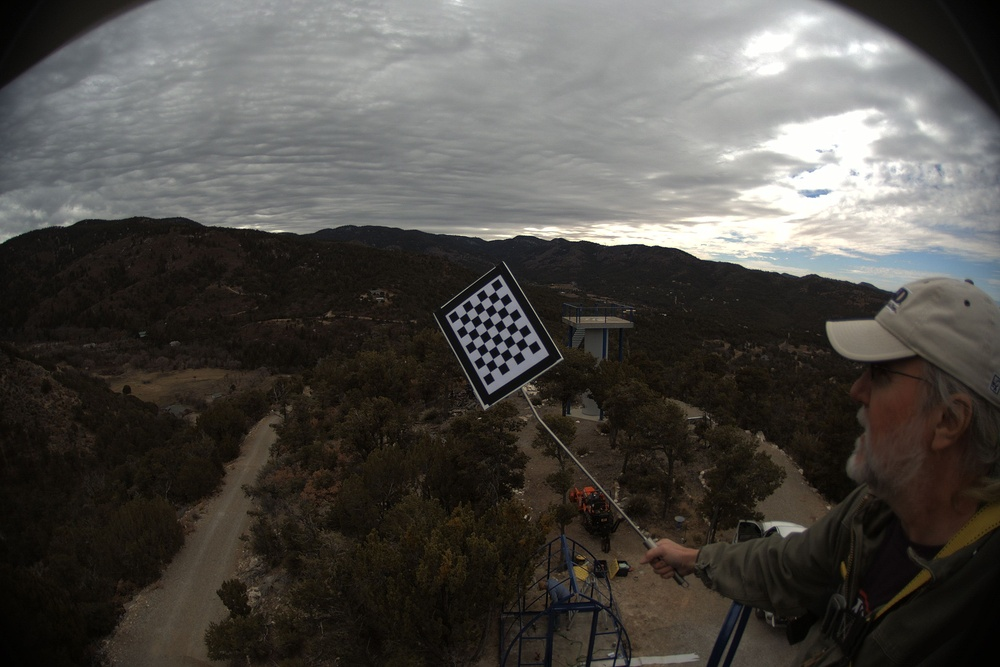
#> input picture calibration/raw_images/calib_right_01.jpg, 1000 x 667 px, shrunk from 3072 x 2048 before the run; its folder holds only this picture in this run
$ python stitch.py   (older library calls are emulated)
#> lines starting #> are read from the running program, lines starting #| are printed output that depends on the picture
import numpy as np
import cv2
import glob
import os
from datetime import datetime as dt
import matplotlib.pyplot as plt
from math import pi, sin, cos
from scipy.optimize import least_squares

CHECKERBOARD = (6, 8)

subpix_criteria = (cv2.TERM_CRITERIA_EPS+cv2.TERM_CRITERIA_MAX_ITER, 30, 0.1)
calibration_flags = cv2.fisheye.CALIB_RECOMPUTE_EXTRINSIC + \
    cv2.fisheye.CALIB_CHECK_COND+cv2.fisheye.CALIB_FIX_SKEW+cv2.CALIB_RATIONAL_MODEL
objp = np.zeros((1, CHECKERBOARD[0]*CHECKERBOARD[1], 3), np.float32)
objp[0, :, :2] = np.mgrid[0:CHECKERBOARD[0],
                          0:CHECKERBOARD[1]].T.reshape(-1, 2)
_img_shape = None

objpoints = []  # 3d point in real world space
imgpoints = []  # 2d points in image plane.

images = glob.glob('raw_images/*.jpg')
img = cv2.imread(images[-1])
#> img is the input picture: shape (667, 1000, 3); mean B, G, R 71.2, 75.4, 78
K = np.load('B036_intrintics.npy')
#> (reads calibration/B036_intrintics.npy from the repository)
D = np.load('B036_distortion.npy')
#> (reads calibration/B036_distortion.npy from the repository)


# [39 lines left out: function quaternion_rotation_matrix, not called in this run]


def rectify(image, K, balance=1.0, scale=1.0, dim2=None, dim3=None):
    assert K[2][2] == 1.0
    # dim1 is the dimension of input image to un-distort
    dim1 = image.shape[:2][::-1]
    if not dim2:
        dim2 = dim1
    if not dim3:
        dim3 = (int(dim1[0]*scale), int(dim1[1]*scale))

    # This is how scaled_K, dim2 and balance are used to determine the final K used to un-distort image.
    # OpenCV document failed to make this clear!
    # see: https://medium.com/@kennethjiang/calibrate-fisheye-lens-using-opencv-333b05afa0b0
    new_K = cv2.fisheye.estimateNewCameraMatrixForUndistortRectify(
        K, D, dim2, np.eye(3), balance=balance)

    # scale translation vectors accordingly
    new_K[0][2] *= scale
    new_K[1][2] *= scale

    map1, map2 = cv2.fisheye.initUndistortRectifyMap(
        K, D, np.eye(3), new_K, dim3, cv2.CV_16SC2)
    rectified_img = cv2.remap(
        image, map1, map2, interpolation=cv2.INTER_LINEAR, borderMode=cv2.BORDER_CONSTANT)
    return rectified_img


def getSIFTMatchesPair(img1, img2, mask):
    """
    detects matching points from a pair of images
    using SIFT feature detection and the Brute force descriptor matcher.
    inputs:
        img1: Grayscale image1
        img2: Grayscale image2
    Returns:
        corners1: numpy array that contains matching corners from image1 in
                    image coordinates(Nx2)
        corners2: ^likewise for image 2
        descriptors1: feature descriptors (image1) for each matched feature in corners1
        descriptors2: ^ likewise for image 2, corners 2
    """
    # init sift object
    sift = cv2.SIFT_create()
    corners1, corners2, descriptors1, descriptors2 = [], [], [], []

    # find image keypoints and descriptors with SIFT
    kp1, des1 = sift.detectAndCompute(img1, mask)  # 'left' image
    kp2, des2 = sift.detectAndCompute(img2, mask)  # 'right' image

    # use BFMatcher with default params
    bf = cv2.BFMatcher()
    matches = bf.knnMatch(des1, des2, k=2)

    for m, n in matches:
        if m.distance < 0.75 * n.distance:  # filter poor matches
            im1_idx = m.queryIdx
            im2_idx = m.trainIdx
            x1, y1 = kp1[im1_idx].pt
            x2, y2 = kp2[im2_idx].pt
            corners1.append((x1, y1))
            corners2.append((x2, y2))
            descriptors1.append(des1[im1_idx])
            descriptors2.append(des2[im2_idx])

    corners1 = np.array(corners1, dtype=np.float32)
    corners2 = np.array(corners2, dtype=np.float32)
    descriptors1 = np.array(descriptors1, dtype=np.float32)
    descriptors2 = np.array(descriptors2, dtype=np.float32)

    return corners1, corners2, descriptors1, descriptors2


# [24 lines left out: functions plotFeatures, plotFeatureCorr, not called in this run]


def compute_pose(quats, H, src_center, dst_center, str):
    # Return a 3 x 4 array, with its last column translation vector.
    rotation = np.exp(np.array([[0., -quats[2], quats[1]], [quats[2],
                                                            0., -quats[0]], [-quats[1], quats[0], 0.]], dtype='float32'))
    print(str + " rotation: ")
    print(rotation)
    # v - dst u -src 1x3
    # v = KRK-1u + trans_vec
    ptu = np.array([[src_center[0]], [src_center[1]], [1.]], dtype='float32')
    ptv = np.array([[dst_center[0]], [dst_center[1]], [1.]], dtype='float32')
    invK = np.linalg.inv(K)
    translation = invK @ ptv - rotation @ invK @ ptu
    print(str + " translation: ")
    print(translation)
    return np.concatenate([rotation, translation], 1)


# [23 lines left out: function compute_residual, not called in this run]


SCALE = 1.1  # how "far away" to render rectified image

# load images
img_north = cv2.imread(
    '2_9_2022_test_images/North_2022-02-09_160021_image.jpg')
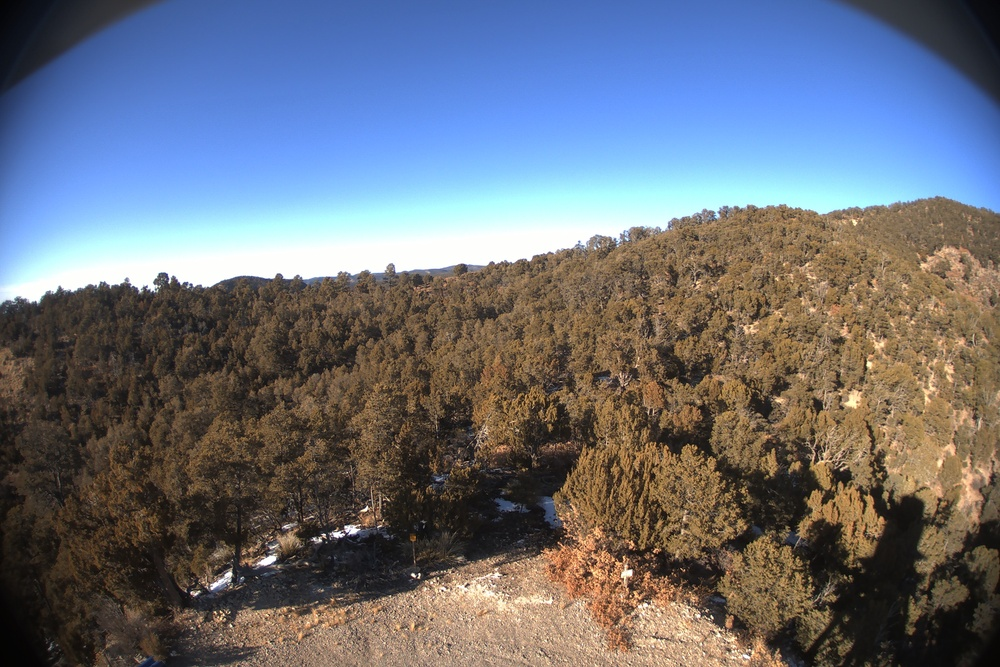
#> input picture calibration/2_9_2022_test_images/North_2022-02-09_160021_image.jpg, 1000 x 667 px, shrunk from 3072 x 2048 before the run
#> img_north is the input picture: shape (667, 1000, 3); mean B, G, R 121.3, 110.8, 106.2
img_south = cv2.imread(
    '2_9_2022_test_images/South_2022-02-09_160030_image.jpg')
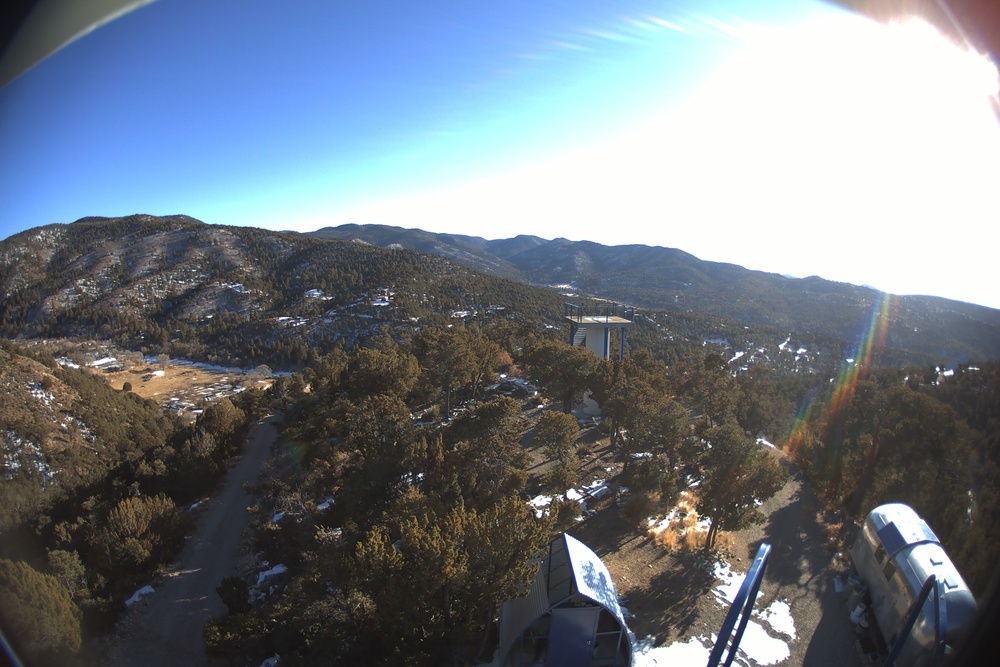
#> input picture calibration/2_9_2022_test_images/South_2022-02-09_160030_image.jpg, 1000 x 667 px, shrunk from 3072 x 2048 before the run
#> img_south is the input picture: shape (667, 1000, 3); mean B, G, R 132.7, 123.7, 115.1
img_east = cv2.imread('2_9_2022_test_images/East_2022-02-09_160225.jpg')
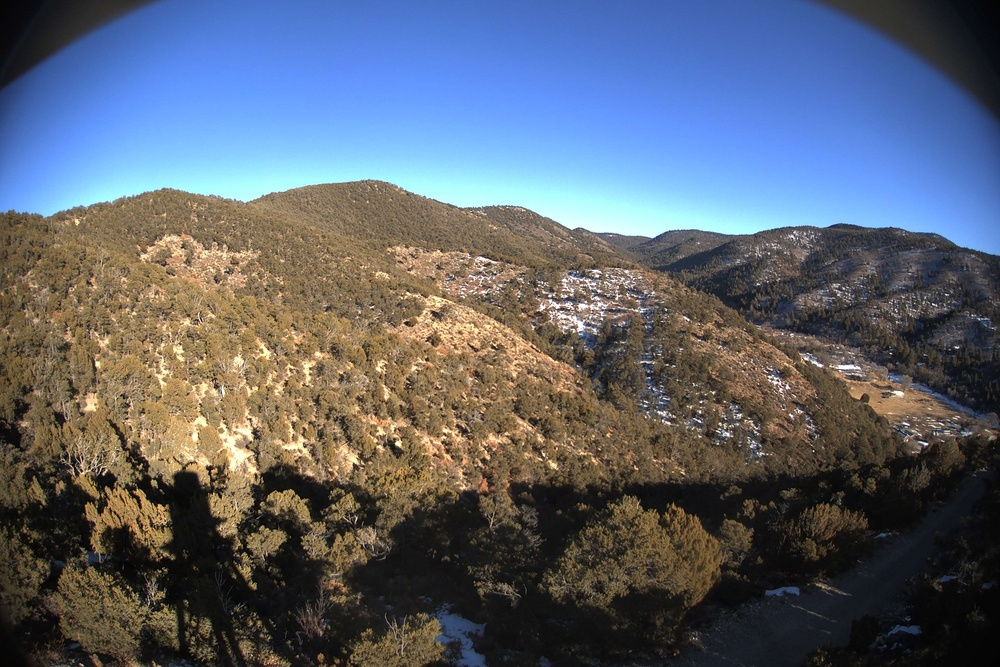
#> input picture calibration/2_9_2022_test_images/East_2022-02-09_160225.jpg, 1000 x 667 px, shrunk from 3072 x 2048 before the run
#> img_east is the input picture: shape (667, 1000, 3); mean B, G, R 110, 98.6, 92.3
img_west = cv2.imread('2_9_2022_test_images/West_2022-02-09_160239.jpg')
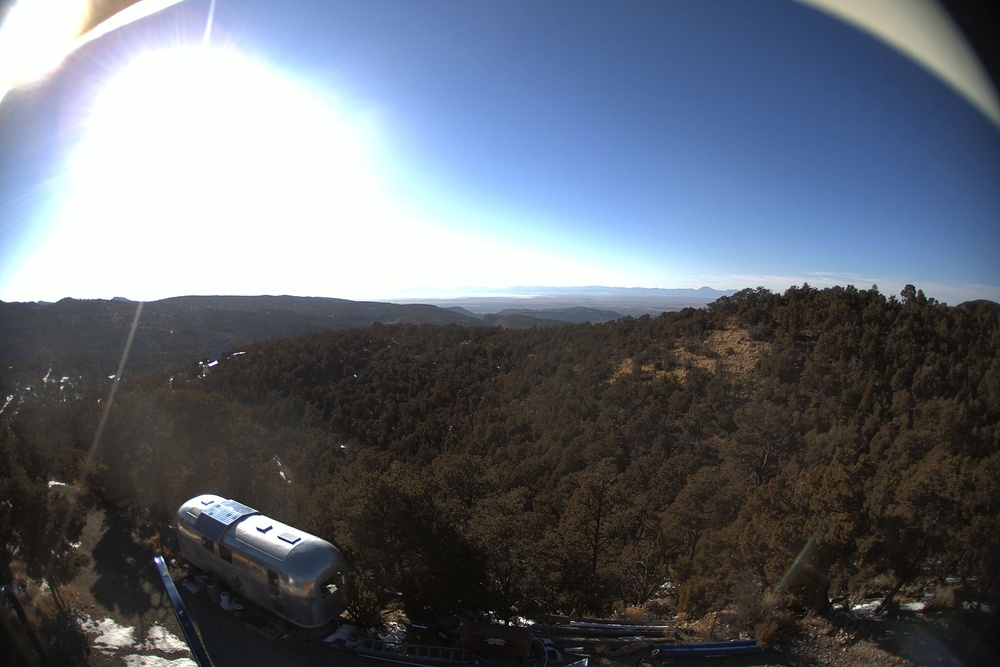
#> input picture calibration/2_9_2022_test_images/West_2022-02-09_160239.jpg, 1000 x 667 px, shrunk from 3072 x 2048 before the run
#> img_west is the input picture: shape (667, 1000, 3); mean B, G, R 115.2, 105.2, 98.7
mask = np.ones([img_west.shape[0], img_west.shape[1], 1], dtype='uint8')

# rectify and convert to grayscale
img_north = cv2.cvtColor(
    rectify(img_north, K, scale=SCALE), cv2.COLOR_BGR2GRAY)
#> img_north: shape (733, 1100)
img_south = cv2.cvtColor(
    rectify(img_south, K, scale=SCALE), cv2.COLOR_BGR2GRAY)
#> img_south: shape (733, 1100)
img_east = cv2.cvtColor(rectify(img_east, K, scale=SCALE), cv2.COLOR_BGR2GRAY)
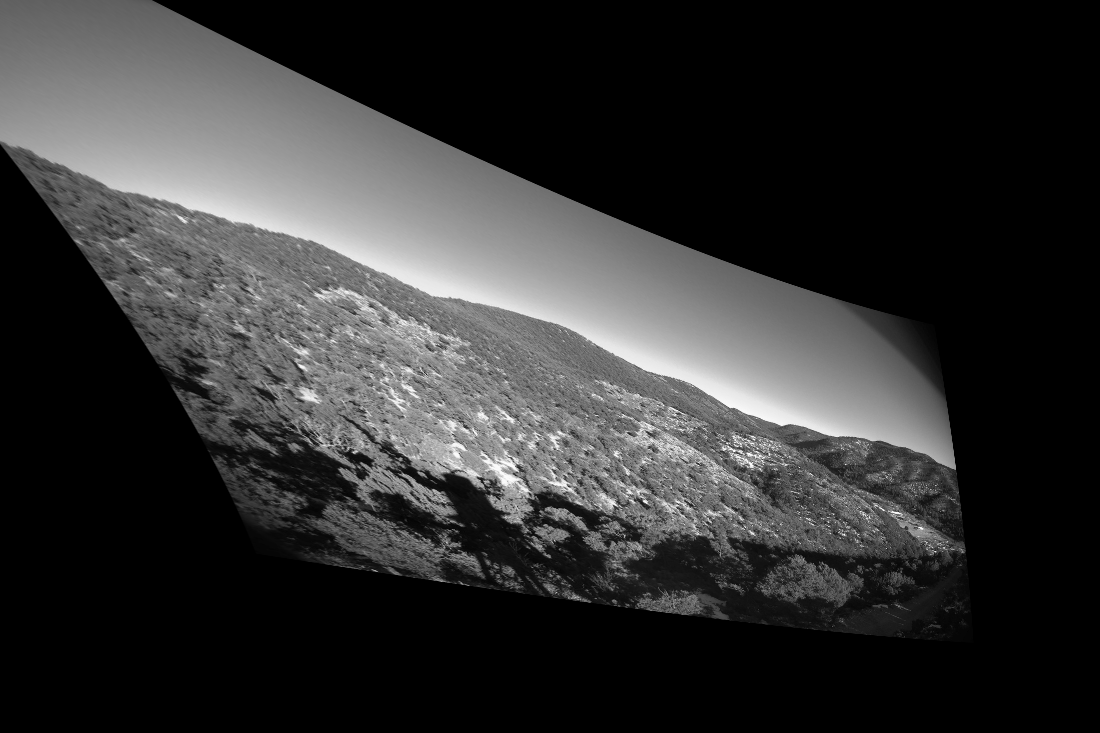
#> img_east: shape (733, 1100); min 0, max 254, mean 50.2
img_west = cv2.cvtColor(rectify(img_west, K, scale=SCALE), cv2.COLOR_BGR2GRAY)
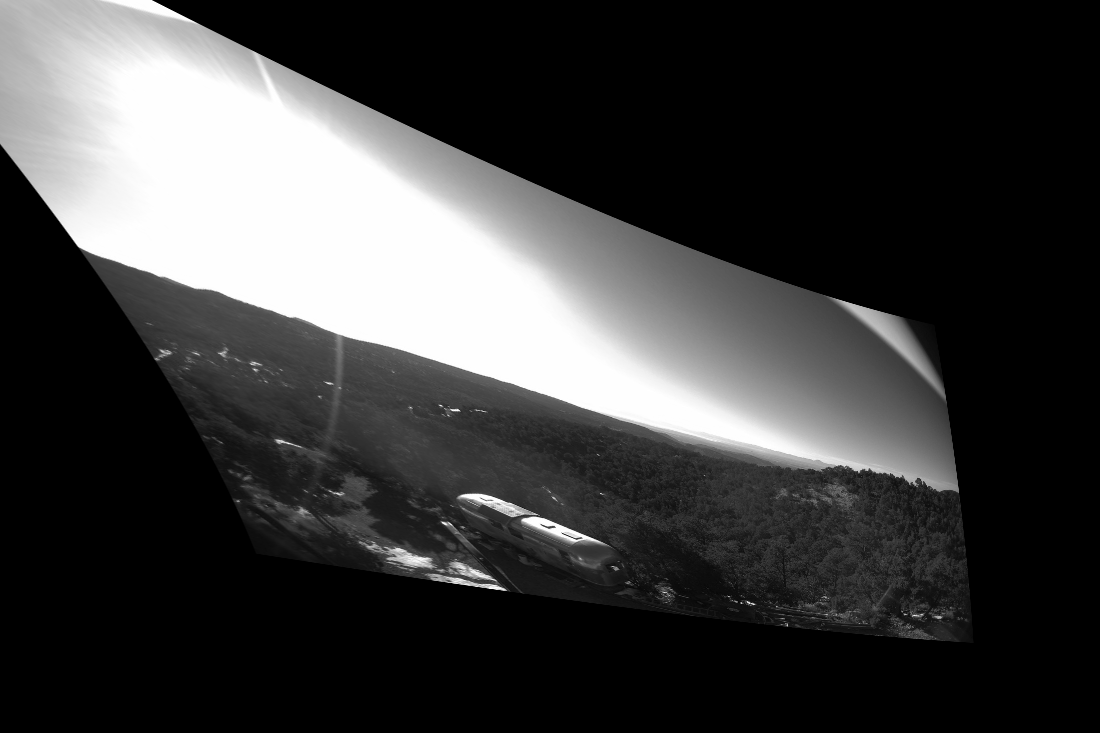
#> img_west: shape (733, 1100); min 0, max 255, mean 60.6
mask = rectify(mask, K, scale=SCALE)
#> in rectify (call 5), `rectified_img = cv2.remap( image, map1, map2, interpolation=cv2.INTER_..`: image: shape (667, 1000, 1); every value is 1

# find keypoints matches in two images (west --> north)
# north 1, west 2, south 3, east 4
src_dstpairs = []
fpts1, fpts2, _, _ = getSIFTMatchesPair(img_west, img_north, mask)
#> in getSIFTMatchesPair, `kp1, des1 = sift.detectAndCompute(img1, mask)  # 'left' image`: kp1 = 327 keypoints; strongest (x, y, size): (503, 589, 2.2), (457, 410, 1.9), (444, 523, 2.3), (749, 602, 1.9)
#> in getSIFTMatchesPair, `kp2, des2 = sift.detectAndCompute(img2, mask)  # 'right' image`: kp2 = 1761 keypoints; strongest (x, y, size): (624, 541, 3.9), (612, 541, 2.7), (522, 546, 4.8), (510, 549, 3.2)
#> in getSIFTMatchesPair, `matches = bf.knnMatch(des1, des2, k=2)`: matches = 327 matches
#> the loop in getSIFTMatchesPair, `for m, n in matches:` made 327 passes
#> (im2_idx, x1, y1, x2, y2) on passes 29, 151, 204, 284, 299: (1093, 255.4, 495.6, 754.8, 594), (53, 488.6, 375.5, 238.9, 288), (1128, 671, 428.5, 767.6, 620.2), (1696, 899.6, 476.1, 938.1, 594.4), (959, 918.2, 480.1, 697.8, 577.6)
#> after the loop in getSIFTMatchesPair, `for m, n in matches:`: corners1 = [(255.4, 495.6), (488.6, 375.5), (671, 428.5), (899.6, 476.1), (918.2, 480.1)]; corners2 = [(754.8, 594), (238.9, 288), (767.6, 620.2), (938.1, 594.4), (697.8, 577.6)]; descriptors1 = 5 items
#> in getSIFTMatchesPair, `corners1 = np.array(corners1, dtype=np.float32)`: corners1 = [[255.4, 495.6], [488.6, 375.5], [671, 428.5], [899.6, 476.1], [918.2, 480.1]]
#> in getSIFTMatchesPair, `corners2 = np.array(corners2, dtype=np.float32)`: corners2 = [[754.8, 594], [238.9, 288], [767.6, 620.2], [938.1, 594.4], [697.8, 577.6]]
#> fpts1 has the same summary as corners1 in getSIFTMatchesPair; fpts2 has the same summary as corners2 in getSIFTMatchesPair
src_dstpairs.append(np.array([fpts1, fpts2], dtype='float32'))

H12, mask12 = cv2.findHomography(fpts1, fpts2, cv2.RANSAC)
#> mask12 = [0, 0, 0, 0, 0]
matches_mask = mask12.ravel().tolist()
#> matches_mask = [0, 0, 0, 0, 0]
src_center12 = np.mean(np.array(fpts1[np.bool8(matches_mask)]), 1)
#> src_center12 = empty array
dst_center12 = np.mean(np.array(fpts2[np.bool8(matches_mask)]), 1)
#> dst_center12 = empty array

fpts2, fpts3, _, _ = getSIFTMatchesPair(img_south, img_west, mask)
#> in getSIFTMatchesPair (call 2), `kp1, des1 = sift.detectAndCompute(img1, mask)  # 'left' image`: kp1 = 1081 keypoints; strongest (x, y, size): (852, 390, 131.4), (856, 629, 2.4), (817, 626, 6.9), (840, 626, 10.2)
#> in getSIFTMatchesPair (call 2), `kp2, des2 = sift.detectAndCompute(img2, mask)  # 'right' image`: kp2 = 327 keypoints; strongest (x, y, size): (503, 589, 2.2), (457, 410, 1.9), (444, 523, 2.3), (749, 602, 1.9)
#> in getSIFTMatchesPair (call 2), `matches = bf.knnMatch(des1, des2, k=2)`: matches = 1081 matches
#> the loop in getSIFTMatchesPair (call 2), `for m, n in matches:` made 1081 passes
#> (im2_idx, x1, y1, x2, y2) on passes 52, 318, 636, 653, 664, 710, 841, 862, 863, 864, 874, 930: (135, 148, 216.5, 469.3, 574.9), (284, 308.7, 311, 899.8, 615.3), (189, 472.3, 330.9, 595.1, 412.8), (189, 483.9, 335.5, 595.1, 412.8), (20, 501.3, 340.9, 239.9, 302.6), (252, 562.9, 436.1, 840.7, 614.7), (37, 736.1, 414.5, 289.3, 313.8), (178, 755.4, 462.3, 558.9, 530.9), (177, 755.4, 462.3, 558.9, 530.9), (37, 759.3, 423.4, 289.3, 313.8), (167, 764, 464.3, 535.5, 522), (20, 818.4, 447.9, 239.9, 302.6)
#> in getSIFTMatchesPair (call 2), `corners1 = np.array(corners1, dtype=np.float32)`: corners1 = 14 rows, first 8: [148, 216.5], [308.7, 311], [472.3, 330.9], [483.9, 335.5], [501.3, 340.9], [562.9, 436.1], [736.1, 414.5], [755.4, 462.3]
#> in getSIFTMatchesPair (call 2), `corners2 = np.array(corners2, dtype=np.float32)`: corners2 = 14 rows, first 8: [469.3, 574.9], [899.8, 615.3], [595.1, 412.8], [595.1, 412.8], [239.9, 302.6], [840.7, 614.7], [289.3, 313.8], [558.9, 530.9]
#> fpts2 has the same summary as corners1 in getSIFTMatchesPair; fpts3 has the same summary as corners2 in getSIFTMatchesPair
src_dstpairs.append(np.array([fpts2, fpts3], dtype='float32'))

H23, mask23 = cv2.findHomography(fpts2, fpts3, cv2.RANSAC)
#> H23 = [[0.696, -2.27, 557.7], [0.476, -1.5, 363.3], [0.00147, -0.00444, 1]]; mask23 = [0, 1, 1, 1, 0, 0, 0, 1, 1, 0, 0, 0, 1, 0]
matches_mask = mask23.ravel().tolist()
#> matches_mask = [0, 1, 1, 1, 0, 0, 0, 1, 1, 0, 0, 0, 1, 0]
src_center23 = np.mean(np.array(fpts2[np.bool8(matches_mask)]), 1)
#> src_center23 = [309.9, 401.6, 409.7, 608.9, 608.9, 682.5]
dst_center23 = np.mean(np.array(fpts3[np.bool8(matches_mask)]), 1)
#> dst_center23 = [757.6, 504, 504, 544.9, 544.9, 432]

fpts3, fpts4, _, _ = getSIFTMatchesPair(img_east, img_south, mask)
#> in getSIFTMatchesPair (call 3), `kp1, des1 = sift.detectAndCompute(img1, mask)  # 'left' image`: kp1 = 2511 keypoints; strongest (x, y, size): (645, 501, 2.6), (301, 366, 2.8), (752, 533, 2.5), (740, 451, 2.4)
#> in getSIFTMatchesPair (call 3), `kp2, des2 = sift.detectAndCompute(img2, mask)  # 'right' image`: kp2 = 1081 keypoints; strongest (x, y, size): (852, 390, 131.4), (856, 629, 2.4), (817, 626, 6.9), (840, 626, 10.2)
#> in getSIFTMatchesPair (call 3), `matches = bf.knnMatch(des1, des2, k=2)`: matches = 2511 matches
#> in getSIFTMatchesPair (call 3), `corners1 = np.array(corners1, dtype=np.float32)`: corners1 = 18 rows, first 8: [20.2, 151.1], [34.07, 178.3], [159.8, 241.2], [165.3, 206], [293.8, 367.7], [340.8, 469.7], [340.8, 469.7], [497.5, 308.5]
#> in getSIFTMatchesPair (call 3), `corners2 = np.array(corners2, dtype=np.float32)`: corners2 = 18 rows, first 8: [44.12, 183.9], [58.37, 205], [259.2, 332.5], [332.6, 313.5], [366.2, 393.2], [437.3, 368.9], [885.9, 622.1], [283, 252.1]
#> fpts3 has the same summary as corners1 in getSIFTMatchesPair; fpts4 has the same summary as corners2 in getSIFTMatchesPair
src_dstpairs.append(np.array([fpts3, fpts4], dtype='float32'))

H34, mask34 = cv2.findHomography(fpts3, fpts4, cv2.RANSAC)
#> H34 = [[1.73, -3.5, 525], [0.16, 0.436, 57.88], [0.00156, -0.00226, 1]]; mask34 = 18 values, max 1 at index 0, min 0 at index 1, mean 0.278
matches_mask = mask34.ravel().tolist()
#> matches_mask = [1, 0, 0, 0, 0, 0, 0, 1, 0, 0, 0, 0, 1, 1, 1, 0, 0, 0]
src_center34 = np.mean(np.array(fpts3[np.bool8(matches_mask)]), 1)
#> src_center34 = [85.64, 403, 685.7, 687.7, 693.8]
dst_center34 = np.mean(np.array(fpts4[np.bool8(matches_mask)]), 1)
#> dst_center34 = [114, 267.5, 281.2, 284.4, 309.9]

fpts4, fpts1, _, _ = getSIFTMatchesPair(img_north, img_east, mask)
#> in getSIFTMatchesPair (call 4), `kp1, des1 = sift.detectAndCompute(img1, mask)  # 'left' image`: kp1 = 1761 keypoints; strongest (x, y, size): (624, 541, 3.9), (612, 541, 2.7), (522, 546, 4.8), (510, 549, 3.2)
#> in getSIFTMatchesPair (call 4), `kp2, des2 = sift.detectAndCompute(img2, mask)  # 'right' image`: kp2 = 2511 keypoints; strongest (x, y, size): (645, 501, 2.6), (301, 366, 2.8), (752, 533, 2.5), (740, 451, 2.4)
#> in getSIFTMatchesPair (call 4), `matches = bf.knnMatch(des1, des2, k=2)`: matches = 1761 matches
#> in getSIFTMatchesPair (call 4), `corners1 = np.array(corners1, dtype=np.float32)`: corners1 = 17 rows, first 8: [174.8, 280.7], [363.4, 355.7], [369, 330], [385.8, 332.2], [407.1, 562], [409.9, 351.6], [507.6, 566.2], [518, 374]
#> in getSIFTMatchesPair (call 4), `corners2 = np.array(corners2, dtype=np.float32)`: corners2 = 17 rows, first 8: [733.8, 410.2], [281.9, 238.3], [443.1, 478.2], [615.8, 354], [662.8, 601.4], [293.1, 237.5], [613.5, 558.2], [808, 562.1]
#> fpts4 has the same summary as corners1 in getSIFTMatchesPair; fpts1 has the same summary as corners2 in getSIFTMatchesPair
src_dstpairs.append(np.array([fpts4, fpts1], dtype='float32'))

H41, mask41 = cv2.findHomography(fpts4, fpts1, cv2.RANSAC)
#> H41 = [[2.21, -5.22, 503.1], [1.75, -5.15, 818.4], [0.00278, -0.00809, 1]]; mask41 = 17 values, max 1 at index 0, min 0 at index 1, mean 0.294
matches_mask = mask41.ravel().tolist()
#> matches_mask = [1, 0, 0, 1, 0, 0, 1, 0, 0, 1, 0, 0, 0, 0, 0, 1, 0]
src_center41 = np.mean(np.array(fpts4[np.bool8(matches_mask)]), 1)
#> src_center41 = [227.7, 359, 536.9, 504.5, 751]
dst_center41 = np.mean(np.array(fpts1[np.bool8(matches_mask)]), 1)
#> dst_center41 = [572, 484.9, 585.8, 343, 467.6]

# [10 lines of commented-out code are left out]
quat12 = [-float('inf'), -float('inf'), 0.]
quat23 = [-float('inf'), -float('inf'), 0.]
quat34 = [-float('inf'), -float('inf'), 0.]
quat41 = [-float('inf'), -float('inf'), 0.]
pose12 = compute_pose(quat12, H12, src_center12, dst_center12, "12")
#> (the run stopped early here; a loop or call above may not have finished)
